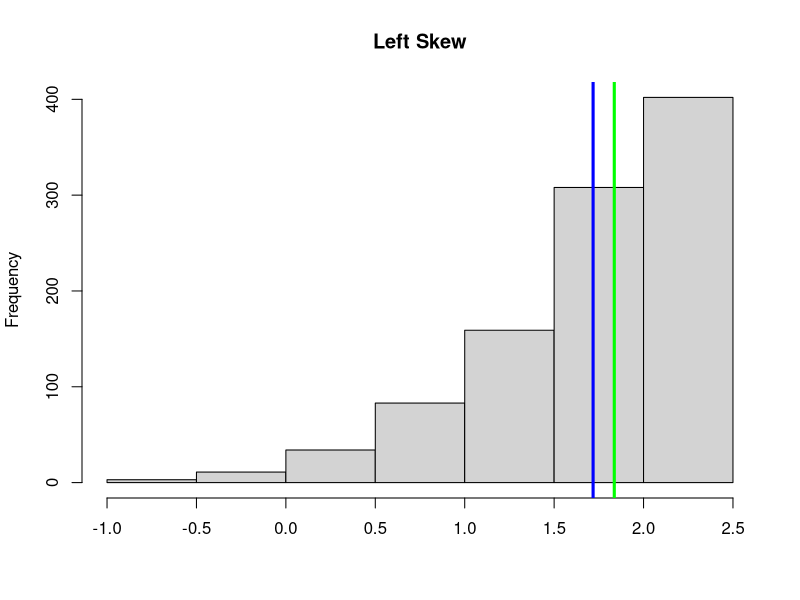

The R source for this figure:
set.seed(111)
x <- abs(rnorm(1000))
dat <- 2.5-x
hist(dat, main="Left Skew", xlab="")
abline(v=c(mean(dat), median(dat)), col=(c("blue", "green")), lwd=3)
